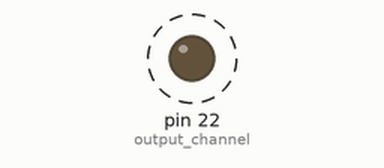
Simulated run of this program. Board: Raspberry Pi (header pin numbers). Parts: output pins drawn as LEDs (lit = HIGH). Dashed ring = blinking.

Above: at 0.15 s.
Timing chart, 0 to 3.0 s (numbered marks = the images above):
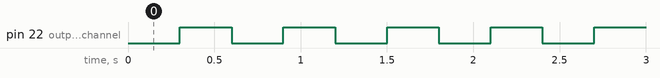

Measured:
- by itself, pin 22 (output_channel): alternates HIGH for 0.30 s and LOW for 0.30 s

The program:

4n35.py
```python
#!/usr/bin/python3
# -*- coding: utf-8 -*-

"""
S185 - Introduction to Single-Board Computers

A python script that drives an LED with an 4N35 Optocoupler.

#Execution:
#1. Set the executable flag on the script: chmod u+x 4n35.py
#2. Execute with a preceding dot "./", so call ./4n35.py
"""

#  Import required modules.
import os
import sys
import argparse
import time

# Import the RPi.GPIO module/library.  This is the package that provides a GPIO
# interface.
try:
	import RPi.GPIO as GPIO
except RuntimeError:
	print("Error importing RPi.GPIO!")

# Select the GPIO numbering scheme.
# Refer to the GPIO pins by the channel numbers on the Broadcom SOC.
#GPIO.setmode(GPIO.BCM)
# - or -
# Refer to the GPIO pins by the BOARD numbering system.
#  This refers to the pin numbers on the P1 header of the Raspberry Pi board.
GPIO.setmode(GPIO.BOARD)

# Define the channel(s) that will be used.  These are the GPIO pins on
# Raspberry Pi that will be used.
#   Input: PIN ?? (GPIO??)
#input_channel = ?
#input_channel_list = [?]
#  Output: PIN 22 (GPIO25)
output_channel = 22
#output_channel_list = [?]

# Set up the GPIO Channels - INPUT
#GPIO.setup(input_channel, GPIO.IN)
#GPIO.setup(input_channel_list, GPIO.IN)

# Set up the GPIO Channels - OUTPUT
#  Set the initial level to HIGH (3.3v)
GPIO.setup(output_channel, GPIO.OUT, initial=GPIO.HIGH)
#GPIO.setup(output_channel_list, GPIO.OUT)

# Define the main() function.
def main():
	# loop forever until user presses Ctrl+c
	while True:
		# Turn the LED off.
		#print("<<<DEBUG>>> Turning LED Off.")
		GPIO.output(output_channel, GPIO.LOW)	# set PIN 22 (GPIO25) to 0/GPIO.LOW/False
		time.sleep(0.3)
		# Turn the LED on.
		#print("<<<DEBUG>>> \tTurning LED On.")
		GPIO.output(output_channel, GPIO.HIGH)	# set PIN 22 (GPIO25) to 1/GPIO.HIGH/True
		time.sleep(0.3)
# EOF: main()


# ------------------------------------------------- BEGIN EXECUTION HERE --
if __name__ == '__main__':
	try:
		# Execute code in here first.
		# if an exception is raised, continue to check except blocks.
		# ~~~~~
		# Invoke the main function.
		main()
	except KeyboardInterrupt:
		# If the exception is of this type...
		# Execute this code and continue to finally block.
		# ~~~~~
		# Raised when the user interrupts program execution,
		#	usually by pressing Ctrl+c.
		pass
	finally:
		# No matter what has happened previously, or whether an
		# exception was thrown, execute this code as the program ends.
		# ~~~~~
		print("Cleaning up GPIO Pins...")
		# Reset the status of the GPIO pins.
		# NOTE: This will only clean up GPIO channels that your script
		#	has used. This also clears the pin numbering system in use.
		GPIO.cleanup()
```
